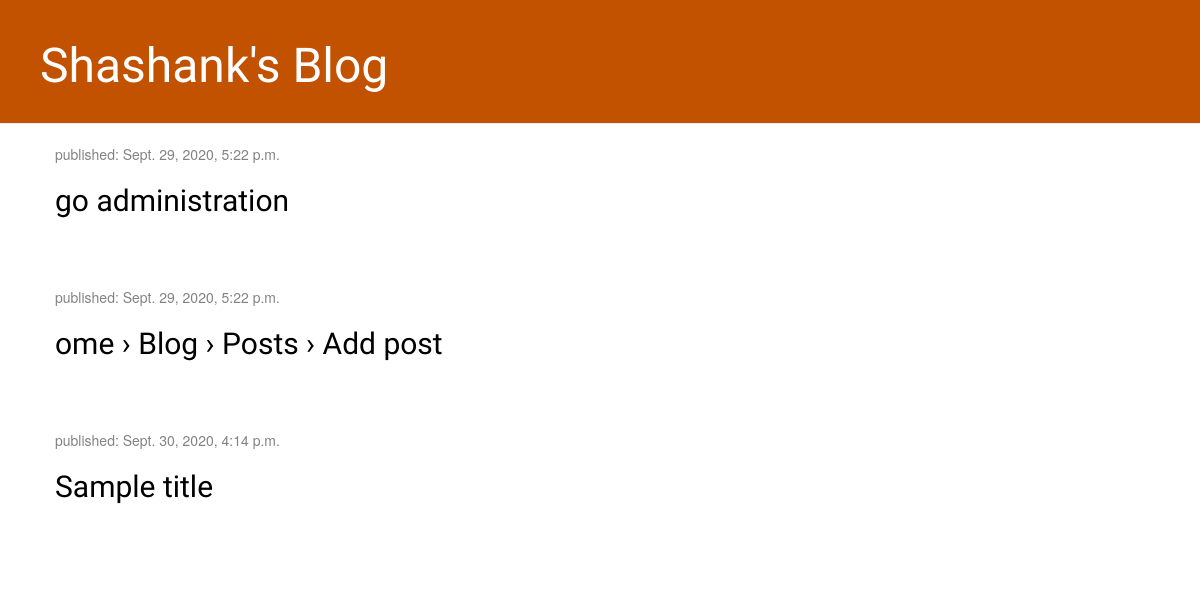
The app's page /, older data.
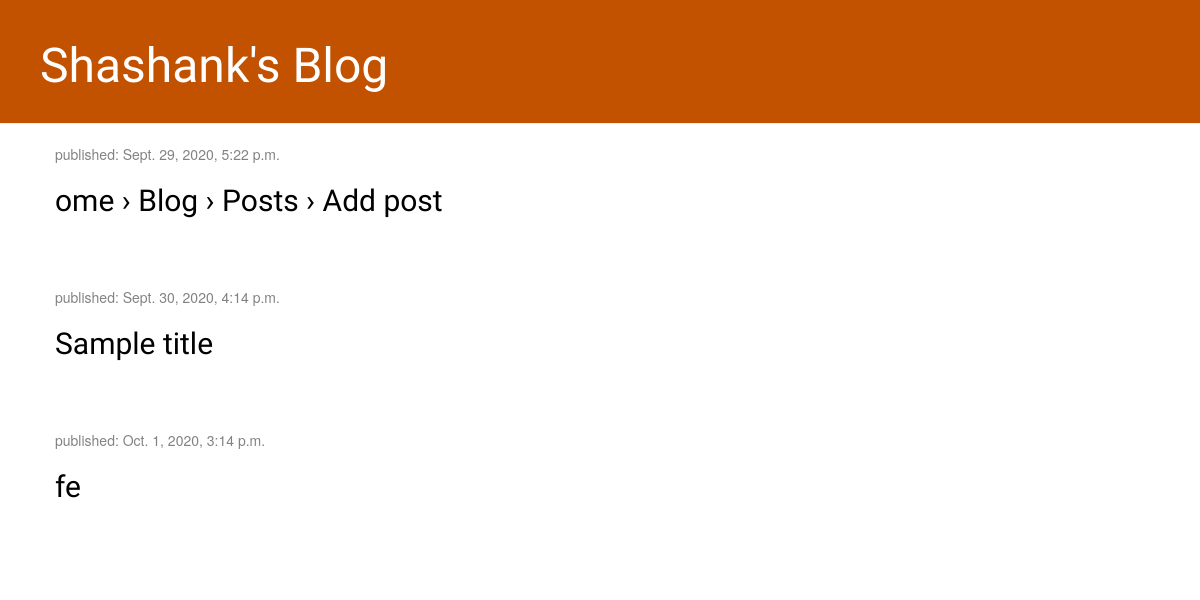
The same page, newer data.
### blog/models.py (models this page shows, shortened)
class Post(models.Model):
    author = models.ForeignKey(settings.AUTH_USER_MODEL, on_delete=models.CASCADE)
    title = models.CharField(max_length=200)
    text = models.TextField()
    created_date = models.DateTimeField(default=timezone.now)
    published_date = models.DateTimeField(blank=True, null=True)

### blog/views.py (the view)
# urls.py: path('', views.post_list, name='post_list'),
def post_list(request):
    posts = Post.objects.filter(published_date__lte=timezone.now()).order_by('published_date')
    return render(request, 'blog/post_list.html',{'posts': posts})

### blog/templates/blog/post_list.html
{% extends 'blog/base.html' %}
{% block content %}
	            {% for post in posts %}
	                <div class="post">
	                    <div class="date">
	                        <p>published: {{ post.published_date }}</p>
	                    </div>
	                    <h2><a href="{% url 'post_detail' pk=post.pk %}">{{ post.title }}</a></h2>
	                </div>
	            {% endfor %}
{% endblock %}

Row changes from the older to the newer data that the page shows:
changed Post: published_date "Sept. 29, 2020, 5:22 p.m." → "Oct. 1, 2020, 3:14 p.m."; title "go administration" → "fe"; moves down the list
